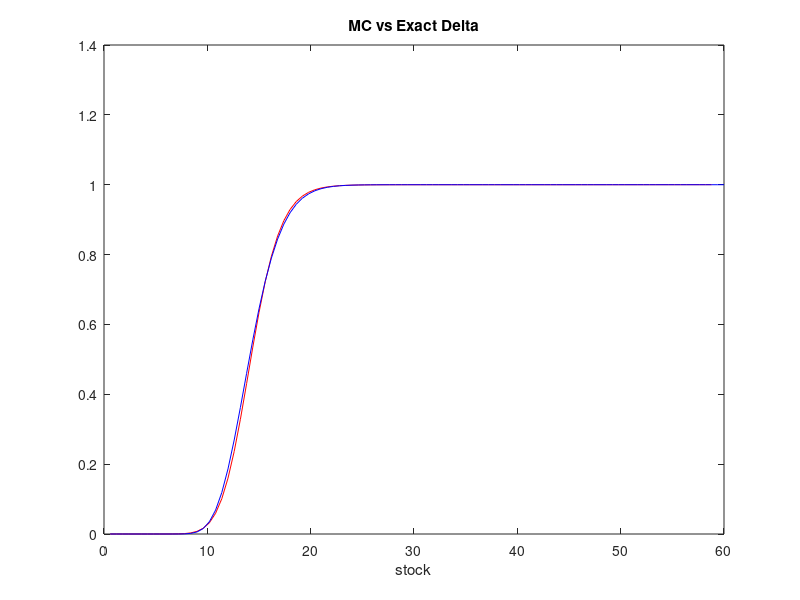

Write the MATLAB code that produced this figure.
%Group 1 - Assignment 3
%FDM	vs.	Exact	Delta

clear all; close all; clc;

M=100; % nbr time steps
N=10; % nbr of shares
K=15; %Strike price
r = 0.1; %interest rate
sigma = 0.25; % volatility
T= 0.5; % time to maturity
gamma = 1.0;
S0 = 14;

%Allocate
B = zeros(M-1,1);
A = zeros(M-1,M-1);
v = zeros(M-1,N);
Smax = 4*K; % max share price
ds = Smax/M; % Price step
dt = T/N; % Time step
s = ds:ds:Smax;
t = dt:dt:T;
ss = sigma*sigma; %constant
for i =1:M-1
  v(i, N) = max(s(i)-K,0.0); % Final condition V(S,T)=max(S-K,0)
end

%Perform Euler backwards
n = N;
while n >1
  %Euler backwards in time
  for j = 2:(M-1)
      alpha(j) = - 0.5*ss*s(j)^(2*gamma)*dt/(ds*ds) + 0.5*r*s(j)*dt/ds;
      beta(j) = 1 + ss*s(j)^(2*gamma)*dt/(ds*ds) + dt*r;
      zeta(j) = - 0.5*r*s(j)*dt/ds - 0.5*ss*s(j)^(2*gamma)*dt/(ds*ds);
  end
  %tridiagonal matrix, A
  A(1,1) = 1; %first element of A
  for j = 2:M-2
      A(j,j-1:j+1) = [alpha(j) beta(j) zeta(j)]; %fill the diagonals of A
end

A(M-1,M-2:M-1) = [alpha(M-1) beta(M-1)]; %last elements of A

% Final Boundary condition V(S,t)=Smax-Ke^(-r(T-t))
B(M-1) = zeta(M-1) * (Smax - K*exp(-r*(T-t(n-1))));

%Implicit method: v^(n-1) = A*v^(n) + b.
v(:,n-1) = A\(v(:,n) - B);
n = n-1; %count backwards
end
s_two = s(1:end-2);
for j = 2:M-2
  Delta(j) = (v(j+1,1)-v(j-1,1))/(2*ds);
end

S = ds:ds:Smax;

%Exact Delta N(d1)
d1 = ((log(S./K) + (r+0.5.*sigma.^2).*T)./(sigma.*sqrt(T)))./sqrt(2);
exact = 0.5.*(1+erf(d1));

%Plot exact
plot(s_two,Delta,'r')
title('MC vs Exact Delta');
xlabel('stock')
hold on
plot(S,exact, 'b');
